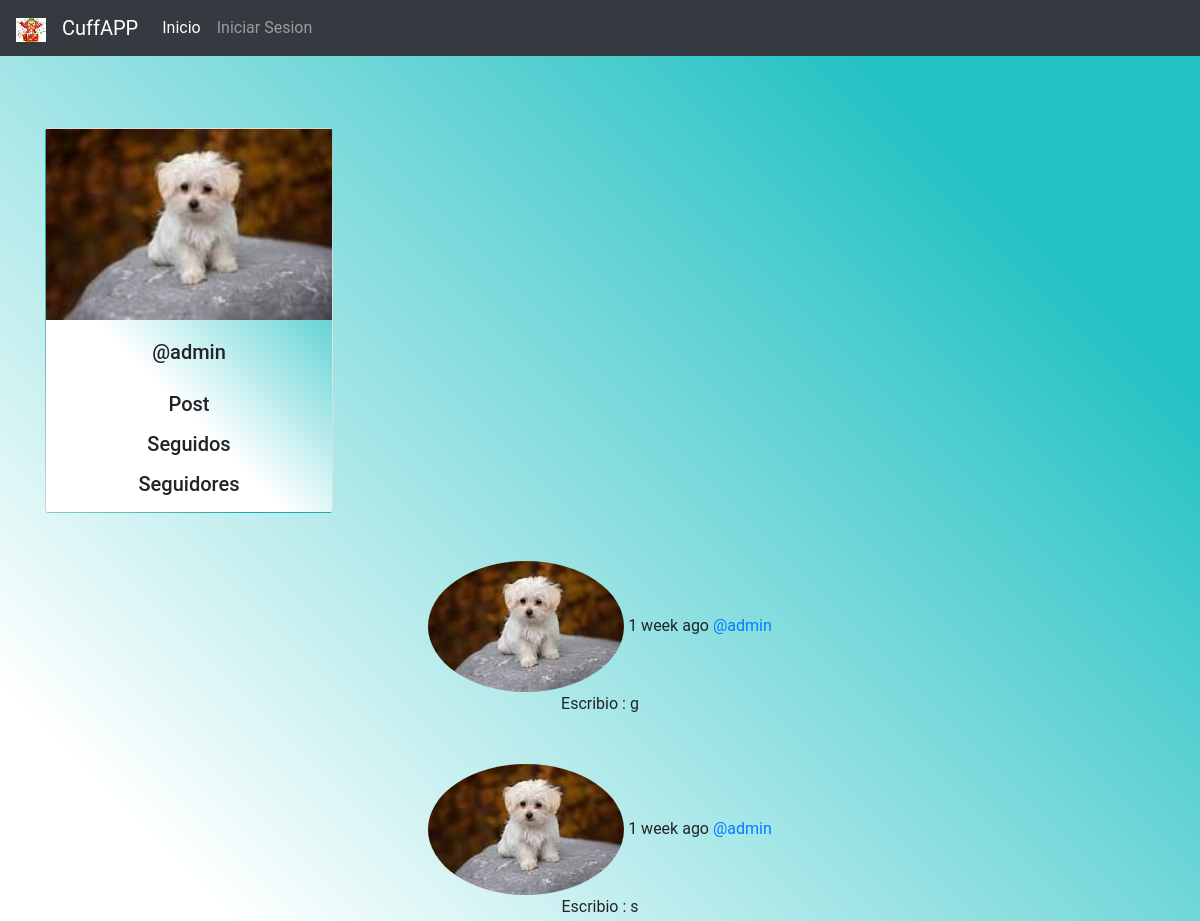
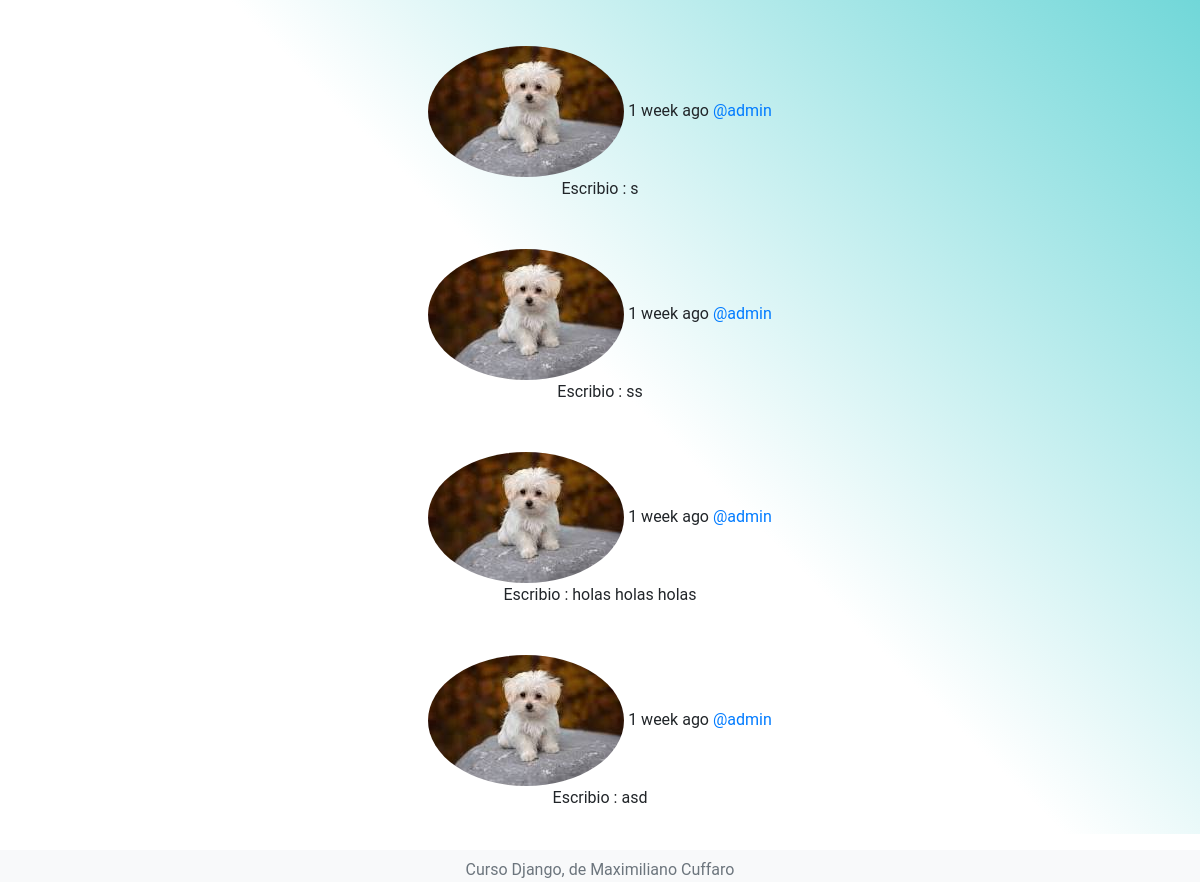
Page /profile/admin/ on the committed database (2 pictures, top to bottom).
### base/models.py (models this page shows, shortened)
class Profile(models.Model):
    user = models.OneToOneField(User, on_delete=models.CASCADE)
    image = models.ImageField(default='mono.jpg')

class Post(models.Model):
    title = models.CharField (max_length=199)
    text = models.TextField()
    timestamp = models.DateTimeField(default=timezone.now)
    created = models.DateTimeField(auto_now_add = True)
    updated = models.DateTimeField(auto_now = True)
    user = models.ForeignKey(User, on_delete=models.CASCADE, related_name='posts')

### base/views.py (the view)
# urls.py: path('profile/', views.profile, name='profile'),
def profile(request, username=None):
    current_user = request.user
    if username and username != current_user.username:
        user = User.objects.get(username=username)
        posts = user.posts.all()
    else:
        posts = current_user.posts.all()
        user = current_user
    return render(request, 'profile.html', {'user':user, 'posts':posts})

### templates/profile.html (shortened to what this page needs)
{% extends "layouts/feed.html" %}
{% block content %}
<div class="card bg_animate"  style="width:18rem;">
    <img class="card-imag-top" src="{{ user.profile.image.url }}" alt="Card image cap">
    <div class="card-body text-center">
        <h5 class=""card-title>@{{ user.username }}</h5>
    </div>
    <div class="Follow text-center">
        <div>
            <h5> Post </h5>
        </div>
        <div>
            <h5> Seguidos </h5>
        </div>
        <div>
            <h5>Seguidores</h5>
        </div>
    </div>
</div>
{{ block.super }}
{% endblock %}

### templates/layouts/feed.html (shortened to what this page needs)
{% extends "layouts/main.html" %}
{% load humanize %}
{% block content %}
{% for post in posts%}
    <div class="container; text-center pt-5">
        <img class="rounded-circle" src="{{ post.user.profile.image.url }}">
        <time data-time="#"> {{ post.timestamp|naturaltime }}</time>
        <a href="{% url 'profile' post.user.username %}">@{{post.user.username}} </a></h2>
        <div class="post">Escribio :  {{ post.text }}</div>
    </div>
{% endfor %}
{% endblock %}

### templates/layouts/main.html (shortened to what this page needs)
{% load static %}
<!DOCTYPE html>
<html lang="en">
<head>
  <link rel="stylesheet" href="https://cdn.jsdelivr.net/npm/bootstrap@4.4.1/dist/css/bootstrap.min.css">
  <link rel="stylesheet" href="{% static 'styles/bootstrap.css' %}">
</head>
<body>
  <div class="bg_animate">
    <nav class="navbar bg-body-tertiary navbar-expand navbar-dark bg-dark d-flex">
      <div class="container-fluid">
        <div class="d-flex flex-grow-1">
            <a class="navbar-brand" href="#">
              <img src="../../static/images/payaso.jpg" alt="payaso" width="30" height="24">
            </a>
          <div class="collapse navbar-collapse" id="navbarTogglerDemo01">
            <a class="navbar-brand" href="#">CuffAPP</a>
            <ul class="navbar-nav mr-auto mt-2 mt-lg-0">
              <li class="nav-item active">
                <a class="nav-link" href="/">Inicio <span class="sr-only">(current)</span></a>
              </li>
                  {% if request.user.is_authenticated %}
                  <li class="nav-item">
                    <a class="nav-link" href="/logout"> Cerrar Sesion</a>
                  </li>
                  {% else %}
                  <li class="nav-item">
                    <a class="nav-link" href="/login"> Iniciar Sesion </a>
                  </li>
                  {% endif %}
            </ul>
          </div>
        </div>
      </div>
    </nav>
  <div class="burbujas">
    <div class="burbuja"></div>
    <div class="burbuja"></div>
    <div class="burbuja"></div>
    <div class="burbuja"></div>
  </div>
  <main role="main" class="container my-5">
      <div class="py-4">
          {% block content%}
          {% endblock %}
      </div>
  </main>
</div>
  <footer class="footer bg-light pt-2 fixed-bottom">
    <div class="container; text-center ">
      <span class="text-muted"> Curso Django, de Maximiliano Cuffaro</span>
    </div>
  </footer>
</body>
</html>

### rows in the picture
Post: user.profile.image (picture), timestamp "1 week ago", user.username "admin", text "g"
Post: user.profile.image (picture), timestamp "1 week ago", user.username "admin", text "s"
Post: user.profile.image (picture), timestamp "1 week ago", user.username "admin", text "s"
Post: user.profile.image (picture), timestamp "1 week ago", user.username "admin", text "ss"
Post: user.profile.image (picture), timestamp "1 week ago", user.username "admin", text "holas holas holas"
Post: user.profile.image (picture), timestamp "1 week ago", user.username "admin", text "asd"

### other values in the picture
{{ user.username }} "admin"
